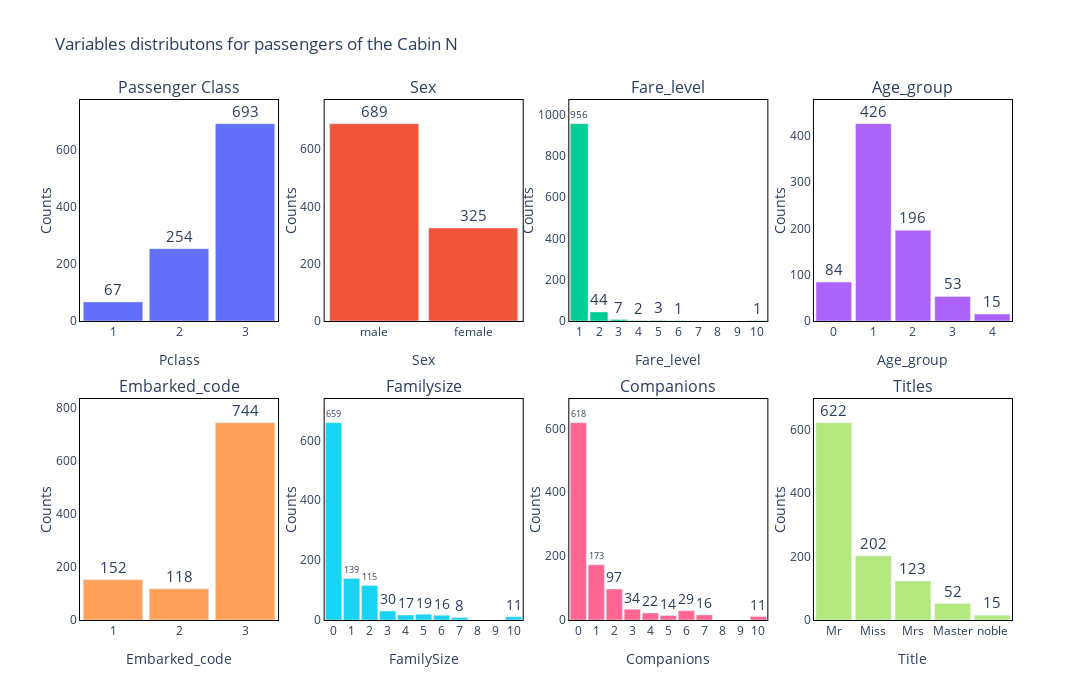

Notebook cell for this chart:
### Code cell
# Load the dataset
titanic_eng_dataset = 'https://raw.githubusercontent.com/praoiticica/Articles/main/Titanic%20Data%20Cleaning%20and%20Feature%20Engineering/titanic_datasets/titanic_eng.csv'

df = pd.read_csv(titanic_eng_dataset)

# Filter the DataFrame for passengers with cabin label 'N'
cabin_N_passengers = df[df['Cabin_label'] == 'N']

# Create subplots
fig = make_subplots(rows=2, cols=4,
                    vertical_spacing=0.15,
                    horizontal_spacing=0.05,
                    subplot_titles=[
                            'Passenger Class',
                            'Sex',
                            'Fare_level',
                            'Age_group',
                            'Embarked_code',
                            'Familysize',
                            'Companions',
                            'Titles'
                            ]
                   )

# Define the column names and subplot indices
column_names = ['Pclass', 'Sex', 'Fare_level', 'Age_group', 'Embarked_code', 'FamilySize', 'Companions', 'Title']
subplot_indices = [(1, 1), (1, 2), (1, 3), (1, 4), (2, 1), (2, 2), (2, 3), (2, 4)]

# Add traces for each column
for i, column in enumerate(column_names):
    row, col = subplot_indices[i]
    counts = cabin_N_passengers[column].value_counts()
    max_count = counts.max()
    
    fig.add_trace(go.Bar(x=counts.index, y=counts.values, text = counts.values, textposition='outside', width = 0.9), row=row, col=col)
    
    # Update x-axis and y-axis titles
    fig.update_xaxes(title=column, row=row, col=col)
    fig.update_yaxes(title='Counts', row=row, col=col, title_standoff=0.1)
    fig.update_traces(textfont={'size': 15}, row=row, col=col)
    
     # Calculate the y-axis range with a small margin
    y_range = [0, max_count * 1.12]  # Adjust the margin as desired
    fig.update_yaxes(range=y_range, row=row, col=col)


# Update subplot size and spacing
fig.update_layout(
    title = 'Variables distributons for passengers of the Cabin N',
    height=700, width=1500, showlegend=False,
    plot_bgcolor='white', paper_bgcolor='white',
)

# Set x-axis tickmode to 'linear' and dtick to 1 to show all tick values
fig.update_xaxes(tickmode='linear', dtick=1)

# Update subplot axis options
for row in range(1, 3):
    for col in range(1, 5):
        fig.update_xaxes(showline=True, mirror=True, linecolor='black', row=row, col=col)
        fig.update_yaxes(showline=True, mirror=True, linecolor='black', row=row, col=col)

fig.show()

### Figure 1 — Plotly figure (JSON) as saved in the notebook; plotly's stock layout.template omitted (floating-point values rounded to 4 significant figures)
{"data": [{"text": [693, 254, 67], "textfont": {"size": 15}, "textposition": "outside", "type": "bar", "width": 0.9, "x": [3, 2, 1], "xaxis": "x", "y": [693, 254, 67], "yaxis": "y"}, {"text": [689, 325], "textfont": {"size": 15}, "textposition": "outside", "type": "bar", "width": 0.9, "x": ["male", "female"], "xaxis": "x2", "y": [689, 325], "yaxis": "y2"}, {"text": [956, 44, 7, 3, 2, 1, 1], "textfont": {"size": 15}, "textposition": "outside", "type": "bar", "width": 0.9, "x": [1, 2, 3, 5, 4, 10, 6], "xaxis": "x3", "y": [956, 44, 7, 3, 2, 1, 1], "yaxis": "y3"}, {"text": [426, 196, 84, 53, 15], "textfont": {"size": 15}, "textposition": "outside", "type": "bar", "width": 0.9, "x": [1, 2, 0, 3, 4], "xaxis": "x4", "y": [426, 196, 84, 53, 15], "yaxis": "y4"}, {"text": [744, 152, 118], "textfont": {"size": 15}, "textposition": "outside", "type": "bar", "width": 0.9, "x": [3, 1, 2], "xaxis": "x5", "y": [744, 152, 118], "yaxis": "y5"}, {"text": [659, 139, 115, 30, 19, 17, 16, 11, 8], "textfont": {"size": 15}, "textposition": "outside", "type": "bar", "width": 0.9, "x": [0, 1, 2, 3, 5, 4, 6, 10, 7], "xaxis": "x6", "y": [659, 139, 115, 30, 19, 17, 16, 11, 8], "yaxis": "y6"}, {"text": [618, 173, 97, 34, 29, 22, 16, 14, 11], "textfont": {"size": 15}, "textposition": "outside", "type": "bar", "width": 0.9, "x": [0, 1, 2, 3, 6, 4, 7, 5, 10], "xaxis": "x7", "y": [618, 173, 97, 34, 29, 22, 16, 14, 11], "yaxis": "y7"}, {"text": [622, 202, 123, 52, 15], "textfont": {"size": 15}, "textposition": "outside", "type": "bar", "width": 0.9, "x": ["Mr", "Miss", "Mrs", "Master", "noble"], "xaxis": "x8", "y": [622, 202, 123, 52, 15], "yaxis": "y8"}], "layout": {"annotations": [{"font": {"size": 16}, "showarrow": false, "text": "Passenger Class", "x": 0.1062, "xanchor": "center", "xref": "paper", "y": 1, "yanchor": "bottom", "yref": "paper"}, {"font": {"size": 16}, "showarrow": false, "text": "Sex", "x": 0.3688, "xanchor": "center", "xref": "paper", "y": 1, "yanchor": "bottom", "yref": "paper"}, {"font": {"size": 16}, "showarrow": false, "text": "Fare_level", "x": 0.6313, "xanchor": "center", "xref": "paper", "y": 1, "yanchor": "bottom", "yref": "paper"}, {"font": {"size": 16}, "showarrow": false, "text": "Age_group", "x": 0.8938, "xanchor": "center", "xref": "paper", "y": 1, "yanchor": "bottom", "yref": "paper"}, {"font": {"size": 16}, "showarrow": false, "text": "Embarked_code", "x": 0.1062, "xanchor": "center", "xref": "paper", "y": 0.425, "yanchor": "bottom", "yref": "paper"}, {"font": {"size": 16}, "showarrow": false, "text": "Familysize", "x": 0.3688, "xanchor": "center", "xref": "paper", "y": 0.425, "yanchor": "bottom", "yref": "paper"}, {"font": {"size": 16}, "showarrow": false, "text": "Companions", "x": 0.6313, "xanchor": "center", "xref": "paper", "y": 0.425, "yanchor": "bottom", "yref": "paper"}, {"font": {"size": 16}, "showarrow": false, "text": "Titles", "x": 0.8938, "xanchor": "center", "xref": "paper", "y": 0.425, "yanchor": "bottom", "yref": "paper"}], "height": 700, "paper_bgcolor": "white", "plot_bgcolor": "white", "showlegend": false, "title": {"text": "Variables distributons for passengers of the Cabin N"}, "width": 1500, "xaxis": {"anchor": "y", "autorange": true, "domain": [0, 0.2125], "dtick": 1, "linecolor": "black", "mirror": true, "range": [0.5, 3.5], "showline": true, "tickmode": "linear", "title": {"text": "Pclass"}, "type": "linear"}, "xaxis2": {"anchor": "y2", "autorange": true, "domain": [0.2625, 0.475], "dtick": 1, "linecolor": "black", "mirror": true, "range": [-0.5, 1.5], "showline": true, "tickmode": "linear", "title": {"text": "Sex"}, "type": "category"}, "xaxis3": {"anchor": "y3", "autorange": true, "domain": [0.525, 0.7375], "dtick": 1, "linecolor": "black", "mirror": true, "range": [0.5, 10.5], "showline": true, "tickmode": "linear", "title": {"text": "Fare_level"}, "type": "linear"}, "xaxis4": {"anchor": "y4", "autorange": true, "domain": [0.7875, 1], "dtick": 1, "linecolor": "black", "mirror": true, "range": [-0.5, 4.5], "showline": true, "tickmode": "linear", "title": {"text": "Age_group"}, "type": "linear"}, "xaxis5": {"anchor": "y5", "autorange": true, "domain": [0, 0.2125], "dtick": 1, "linecolor": "black", "mirror": true, "range": [0.5, 3.5], "showline": true, "tickmode": "linear", "title": {"text": "Embarked_code"}, "type": "linear"}, "xaxis6": {"anchor": "y6", "autorange": true, "domain": [0.2625, 0.475], "dtick": 1, "linecolor": "black", "mirror": true, "range": [-0.5, 10.5], "showline": true, "tickmode": "linear", "title": {"text": "FamilySize"}, "type": "linear"}, "xaxis7": {"anchor": "y7", "autorange": true, "domain": [0.525, 0.7375], "dtick": 1, "linecolor": "black", "mirror": true, "range": [-0.5, 10.5], "showline": true, "tickmode": "linear", "title": {"text": "Companions"}, "type": "linear"}, "xaxis8": {"anchor": "y8", "autorange": true, "domain": [0.7875, 1], "dtick": 1, "linecolor": "black", "mirror": true, "range": [-0.5, 4.5], "showline": true, "tickmode": "linear", "title": {"text": "Title"}, "type": "category"}, "yaxis": {"anchor": "x", "domain": [0.575, 1], "linecolor": "black", "mirror": true, "range": [0, 776.2], "showline": true, "title": {"standoff": 0.1, "text": "Counts"}, "type": "linear"}, "yaxis2": {"anchor": "x2", "domain": [0.575, 1], "linecolor": "black", "mirror": true, "range": [0, 771.7], "showline": true, "title": {"standoff": 0.1, "text": "Counts"}, "type": "linear"}, "yaxis3": {"anchor": "x3", "domain": [0.575, 1], "linecolor": "black", "mirror": true, "range": [0, 1071.0], "showline": true, "title": {"standoff": 0.1, "text": "Counts"}, "type": "linear"}, "yaxis4": {"anchor": "x4", "domain": [0.575, 1], "linecolor": "black", "mirror": true, "range": [0, 477.1], "showline": true, "title": {"standoff": 0.1, "text": "Counts"}, "type": "linear"}, "yaxis5": {"anchor": "x5", "domain": [0, 0.425], "linecolor": "black", "mirror": true, "range": [0, 833.3], "showline": true, "title": {"standoff": 0.1, "text": "Counts"}, "type": "linear"}, "yaxis6": {"anchor": "x6", "domain": [0, 0.425], "linecolor": "black", "mirror": true, "range": [0, 738.1], "showline": true, "title": {"standoff": 0.1, "text": "Counts"}, "type": "linear"}, "yaxis7": {"anchor": "x7", "domain": [0, 0.425], "linecolor": "black", "mirror": true, "range": [0, 692.2], "showline": true, "title": {"standoff": 0.1, "text": "Counts"}, "type": "linear"}, "yaxis8": {"anchor": "x8", "domain": [0, 0.425], "linecolor": "black", "mirror": true, "range": [0, 696.6], "showline": true, "title": {"standoff": 0.1, "text": "Counts"}, "type": "linear"}}}
